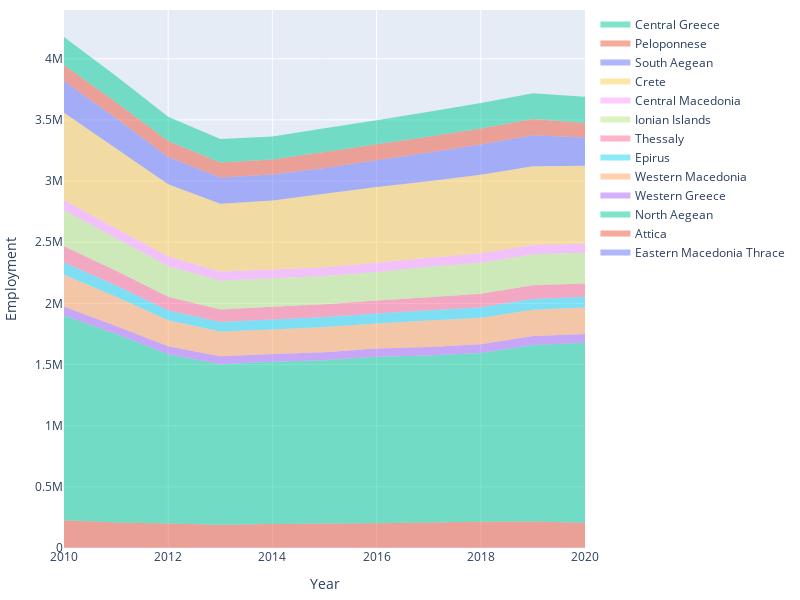

Notebook cell for this chart:
### Markdown cell above
### Employment data per region

### Code cell
region_names, file_names = web_scraping()
list_of_df = employment_data(file_names)
employ_data = employment_per_region(list_of_df, region_names)
year = [2010,2020]
employment_data_graph(employ_data,year, region_names)

### Figure 1 — Plotly figure (JSON) as saved in the notebook; plotly's stock layout.template omitted (floating-point values rounded to 4 significant figures)
{"data": [{"fill": "tozeroy", "mode": "none", "name": "Eastern Macedonia Thrace", "stackgroup": "one", "type": "scatter", "x": [2010, 2011, 2012, 2013, 2014, 2015, 2016, 2017, 2018, 2019, 2020], "y": [2010, 2011, 2012, 2013, 2014, 2015, 2016, 2017, 2018, 2019, 2020]}, {"fill": "tonexty", "mode": "none", "name": "Attica", "stackgroup": "one", "type": "scatter", "x": [2010, 2011, 2012, 2013, 2014, 2015, 2016, 2017, 2018, 2019, 2020], "y": [225600.0, 206300.0, 198100.0, 187400.0, 195000.0, 197900.0, 200700.0, 205800.0, 213400.0, 214600.0, 203600.0]}, {"fill": "tonexty", "mode": "none", "name": "North Aegean", "stackgroup": "one", "type": "scatter", "x": [2010, 2011, 2012, 2013, 2014, 2015, 2016, 2017, 2018, 2019, 2020], "y": [1672000.0, 1540000.0, 1384000.0, 1312000.0, 1326000.0, 1336000.0, 1360000.0, 1366000.0, 1379000.0, 1442000.0, 1472000.0]}, {"fill": "tonexty", "mode": "none", "name": "Western Greece", "stackgroup": "one", "type": "scatter", "x": [2010, 2011, 2012, 2013, 2014, 2015, 2016, 2017, 2018, 2019, 2020], "y": [71630.0, 67020.0, 66180.0, 65650.0, 62260.0, 64970.0, 67370.0, 69370.0, 70950.0, 74820.0, 72810.0]}, {"fill": "tonexty", "mode": "none", "name": "Western Macedonia", "stackgroup": "one", "type": "scatter", "x": [2010, 2011, 2012, 2013, 2014, 2015, 2016, 2017, 2018, 2019, 2020], "y": [262300.0, 238900.0, 211700.0, 202700.0, 200900.0, 206200.0, 205400.0, 216800.0, 218200.0, 214700.0, 216600.0]}, {"fill": "tonexty", "mode": "none", "name": "Epirus", "stackgroup": "one", "type": "scatter", "x": [2010, 2011, 2012, 2013, 2014, 2015, 2016, 2017, 2018, 2019, 2020], "y": [100200.0, 90560.0, 80400.0, 77100.0, 82470.0, 81240.0, 81090.0, 84530.0, 86250.0, 87080.0, 87120.0]}, {"fill": "tonexty", "mode": "none", "name": "Thessaly", "stackgroup": "one", "type": "scatter", "x": [2010, 2011, 2012, 2013, 2014, 2015, 2016, 2017, 2018, 2019, 2020], "y": [133300.0, 121100.0, 112500.0, 103900.0, 103900.0, 105300.0, 106500.0, 104600.0, 108900.0, 112700.0, 108800.0]}, {"fill": "tonexty", "mode": "none", "name": "Ionian Islands", "stackgroup": "one", "type": "scatter", "x": [2010, 2011, 2012, 2013, 2014, 2015, 2016, 2017, 2018, 2019, 2020], "y": [293300.0, 267400.0, 247500.0, 235500.0, 233500.0, 229800.0, 232700.0, 250900.0, 253300.0, 253200.0, 252100.0]}, {"fill": "tonexty", "mode": "none", "name": "Central Macedonia", "stackgroup": "one", "type": "scatter", "x": [2010, 2011, 2012, 2013, 2014, 2015, 2016, 2017, 2018, 2019, 2020], "y": [82170.0, 81320.0, 80570.0, 75230.0, 71110.0, 72980.0, 75770.0, 73190.0, 78250.0, 77190.0, 72070.0]}, {"fill": "tonexty", "mode": "none", "name": "Crete", "stackgroup": "one", "type": "scatter", "x": [2010, 2011, 2012, 2013, 2014, 2015, 2016, 2017, 2018, 2019, 2020], "y": [714800.0, 650200.0, 590400.0, 553600.0, 563400.0, 600800.0, 618800.0, 626000.0, 642100.0, 642700.0, 638800.0]}, {"fill": "tonexty", "mode": "none", "name": "South Aegean", "stackgroup": "one", "type": "scatter", "x": [2010, 2011, 2012, 2013, 2014, 2015, 2016, 2017, 2018, 2019, 2020], "y": [260700.0, 248300.0, 223900.0, 214800.0, 212200.0, 209100.0, 220500.0, 234800.0, 247300.0, 253000.0, 231500.0]}, {"fill": "tonexty", "mode": "none", "name": "Peloponnese", "stackgroup": "one", "type": "scatter", "x": [2010, 2011, 2012, 2013, 2014, 2015, 2016, 2017, 2018, 2019, 2020], "y": [131400.0, 130700.0, 131000.0, 122800.0, 123800.0, 132300.0, 129800.0, 127700.0, 131600.0, 133000.0, 117600.0]}, {"fill": "tonexty", "mode": "none", "name": "Central Greece", "stackgroup": "one", "type": "scatter", "x": [2010, 2011, 2012, 2013, 2014, 2015, 2016, 2017, 2018, 2019, 2020], "y": [228800.0, 214100.0, 197200.0, 191300.0, 188700.0, 193200.0, 196300.0, 205000.0, 208200.0, 211400.0, 213900.0]}], "layout": {"font": {"size": 12}, "height": 600, "margin": {"b": 10, "l": 10, "r": 10, "t": 10}, "width": 800, "xaxis": {"title": {"text": "Year"}}, "yaxis": {"title": {"text": "Employment"}}}}
